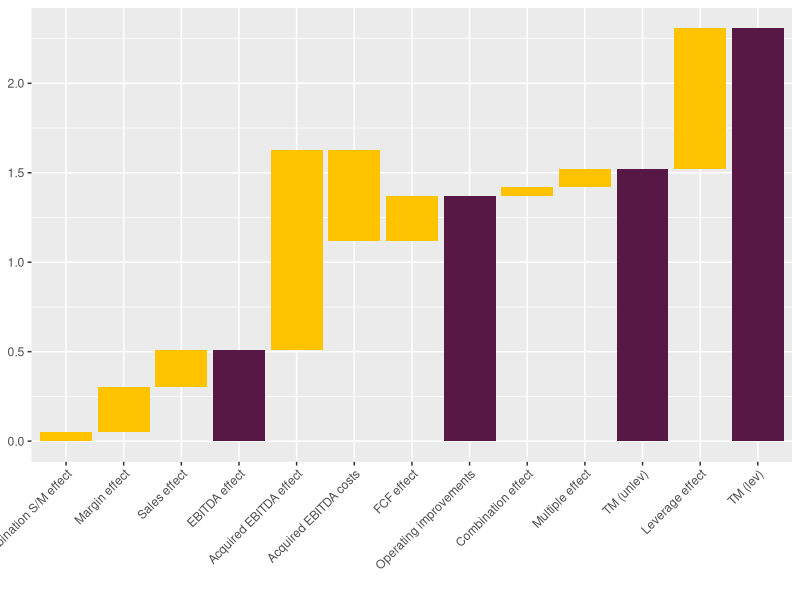
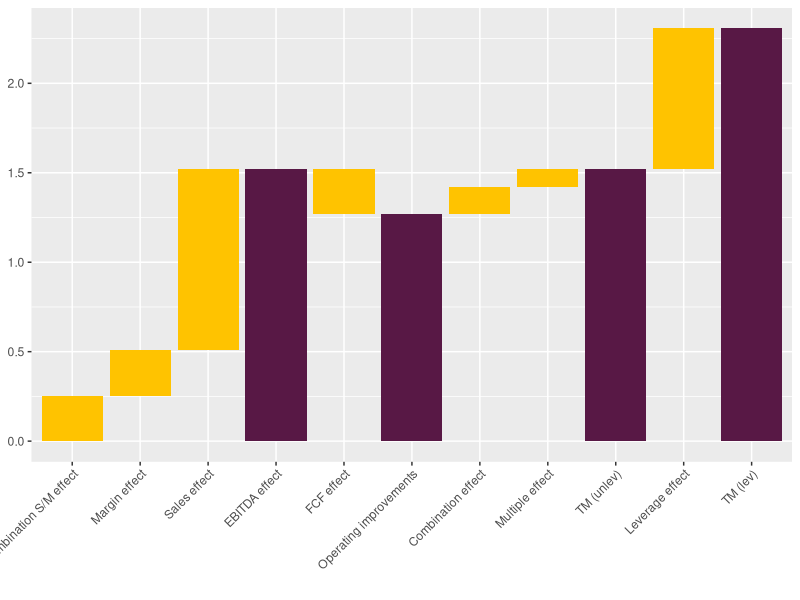

Generate these figures, in order, with R:
## ---- chunk 1
knitr::opts_chunk$set(echo = FALSE)
library(knitr)
library(kableExtra)
library(data.table)
library(ggplot2)
## ---- chunk 2
#' Calculate the value creation bridge for a PE investment, splitting it up in leverage, multiple and EBITDA effect.
#' The EBITDA effect is further split in an organic and inorganic part.
#'
#' The function creates the value creation for LBOs; detailed explanation about methodology can be found in Puche (2016) and Pindur (2007).
#' The split-up of the total proceeds (which are net of invested cost, i.e. the net capital gain) in multiple effect, EBITDA effect,
#' combination effect and FCF effect is straightforward and best explained
#' in Pindur (2007). Pindur then scales everything simply by dividing by the total proceeds so that everything adds to 1.
#'
#' In addition, Puche (2016, see footnote 23) focuses on the multiple, which is partly a result of leverage; hence, he
#' unlevers first the multiple and the difference between the levered and unlevered mutiple is the multiple effect.
#'
#'@param .startEquity numeric; equity valuation at start date of the observation period (typically at entry), i.e. EV minus the debt at start point.
#'                    Careful: if fund does not acquire 100 per cent of equity, you have to scale the fund's investment up.
#'@param .endEquity numeric; equity valuation at end date of observation period.
#'@param .startDebt numeric; debt at start date.
#'@param .endDebt numeric; debt at end date.
#'@param .startRev numeric; revenue at start date.
#'@param .endRev numeric; revenue at end date.
#'@param .startEBITDA numeric; EBITDA at start date.
#'@param .endEBITDA numeric; EBITDA at end date. As you model the acquired EBITDA separately, this is now only the organic EBITDA.
#'@param .acqEBITDA numeric; EBITDA acquired during ownership.
#'@param .acqCosts numeric; total costs for acquiring EBITDA during ownership. Note: these could also be modeled in \code{.interimCC} or 
#'        change in net debt, but goal is to make it visible.
#'@param .interimCC numeric; interim additional equity investments. Careful with scaling, should be 100 per cent of equity.
#'@param .interimDist numeric; interim distributions to equity from investments. Careful with scaling, should be 100  per cent of equity.
#'@param .interimIntRate numeric; the interest rate during the holding period for that specific deal. 
#'@param .holdingPeriod numeric; holding period (in years) from start to end date of the observation.
#'@return List including the following: 1) A vector with the levered and unlevered multiple (TM_lev and TM_unlev), 
#'        the overall gain / (loss) on the deal, and 
#'        the leverage effect, which is the difference between TM_lev and TM_unlev; it then includes the different effects (FCF, EBITDA, etc.) 
#'        that explain the gain. Important: those effects are shown in absolute numbers. 2) A data.table with the relevant input parameters. 
#'        3) A data.table with the relevant results.
#'@export
#'
#'@references
#' Puche (2016): Essays on Value Creation and its Determinants in Private Equity, Dissertation, p. 29ff
#' Pindur (2007): Value Creation in Successful LBOs, Dissertation, p. 69ff
#'
#'@examples
#' ##### Use numerical example from Puche (2016, Table 2-1); adjusted for acquired EBITDA
#' list_results_update <- value_creation_LBO(.startEquity         = 50,
#'                    .endEquity           = 135,
#'                    .startDebt           = 50,
#'                    .endDebt             = 30,
#'                    .startRev            = 100,
#'                    .endRev              = 120,
#'                    .startEBITDA         = 10,
#'                    .endEBITDA           = 15,
#'                    .acqEBITDA           = 5,
#'                    .acqCosts,           = 25,
#'                    .interimCC           = 15,
#'                    .interimDist         = 20,
#'                    .interimIntRate      = 0.09,
#'                    .holdingPeriod       = 4)
value_creation_LBO_update <- function(.startEquity, .endEquity, .startDebt, .endDebt, .startRev, .endRev, .startEBITDA, .endEBITDA,
                               .acqEBITDA=0, .acqCosts=0,
                               .interimCC, .interimDist, .interimIntRate, .holdingPeriod) {
  
  ### Calculations of additional inputs
  startEV <- .startEquity + .startDebt
  endEV   <- .endEquity   + .endDebt + .acqCosts
  startEV_EBITDA_mult <- startEV/.startEBITDA
  endEV_EBITDA_mult   <- endEV/(.endEBITDA + .acqEBITDA)
  costDebt <- (1+.interimIntRate)^.holdingPeriod - 1
  invCapital <- .startEquity + .interimCC
  deltaEquity <- .endEquity - .startEquity
  gain <- deltaEquity + .interimDist - .interimCC
  avgDebtEquity <- (.startDebt/.startEquity + (.endDebt + .acqCosts)/.endEquity)/2 #TODO: Understand why you need the average here
  startMargin <- .startEBITDA/.startRev
  endMargin   <- .endEBITDA/.endRev
  
  ### Calculations of output
  TM_lev                  <- gain/invCapital
  TM_unlev                <- (TM_lev + costDebt * avgDebtEquity)/(1 + avgDebtEquity)
  lev_effect              <- TM_lev - TM_unlev
  mult_effect             <- .startEBITDA * (endEV_EBITDA_mult - startEV_EBITDA_mult)
  mult_EBITDA_comb_effect <- (.endEBITDA - .startEBITDA) * (endEV_EBITDA_mult - startEV_EBITDA_mult)
  FCF_effect              <- -(.endDebt - .startDebt) + .interimDist - .interimCC
  EBITDA_effect           <- (.endEBITDA - .startEBITDA) * startEV_EBITDA_mult
  Acq_EBITDA_effect       <- .acqEBITDA * endEV_EBITDA_mult
  Rev_effect              <- (.endRev - .startRev) * startMargin * startEV_EBITDA_mult
  margin_effect           <- (endMargin - startMargin) * .startRev  * startEV_EBITDA_mult
  SM_comb_effect          <- (.endRev - .startRev) * (endMargin - startMargin) * startEV_EBITDA_mult
  
  vec_results <-c(TM_lev                  = TM_lev,
                  TM_unlev                = TM_unlev,
                  gain                    = gain,
                  lev_effect              = lev_effect,
                  mult_effect             = mult_effect,
                  mult_EBITDA_comb_effect = mult_EBITDA_comb_effect,
                  EBITDA_effect           = EBITDA_effect,
                  FCF_effect              = FCF_effect,
                  Rev_effect              = Rev_effect,
                  margin_effect           = margin_effect,
                  SM_comb_effect          = SM_comb_effect,
                  startEV_EBITDA_mult     = startEV_EBITDA_mult,
                  endEV_EBITDA_mult       = endEV_EBITDA_mult,
                  startEV                 = startEV,
                  endEV                   = endEV,
                  totalInv                = .startEquity + .interimCC,
                  TM_mult                 = mult_effect/abs(gain) * abs(TM_unlev),
                  TM_mult_EBITDA_comb     = mult_EBITDA_comb_effect/abs(gain) * abs(TM_unlev),
                  TM_EBITDA               = EBITDA_effect/abs(gain) * abs(TM_unlev),
                  TM_FCF                  = FCF_effect/abs(gain) * abs(TM_unlev),
                  TM_Rev                  = Rev_effect/abs(gain) * abs(TM_unlev),
                  TM_margin               = margin_effect/abs(gain) * abs(TM_unlev),
                  TM_SM_comb              = SM_comb_effect/abs(gain) * abs(TM_unlev),
                  Acq_EBITDA_effect       = Acq_EBITDA_effect,
                  Acq_Costs_effect        = -.acqCosts,
                  TM_Acq_EBITDA           = Acq_EBITDA_effect/abs(gain) * abs(TM_unlev),
                  TM_Acq_Costs            = -.acqCosts/abs(gain) * abs(TM_unlev))
  
  print_table_inputs <- data.table(
    Item  = c("Revenue", "EBITDA", "Equity", "Net Debt", "EV", "EV/EBITDA", "CC", "Dist",
              "Holding period", "Interest rate p.a.",  "Avg debt/equity ratio", "Cost of debt"),
    Entry = c(.startRev, .startEBITDA, .startEquity, .startDebt, startEV, startEV_EBITDA_mult,
              rep(NA, 6)),
    Interim = c(NA, .acqEBITDA, NA, .acqCosts, NA, NA, .interimCC, .interimDist, 
                .holdingPeriod, .interimIntRate, avgDebtEquity, costDebt),
    Exit    = c(.endRev, .endEBITDA, .endEquity, .endDebt, endEV, endEV_EBITDA_mult, rep(NA, 6))
  )
  
  print_table_outputs <- data.table(
    Item  = c("TM (levered)", 
              "Gain / TM (unlevered)",
              "FCF",
              "Comb. multiple / EBITDA",
              "Multiple",
              "Acquired EBITDA",
              "Costs acquired EBITDA",
              "EBITDA",
              "Comb. revenue/margin",
              "Revenue",
              "Margin"),
    Absolute = c(NA, vec_results[c(3,8,6,5,24,25,7,11,9,10)]),
    TM       = c(vec_results[c(1,2,20,18,17,26,27,19,23,21,22)])
  )
  
  
  ### Output
  return(list(vec_results         = vec_results,
              print_table_inputs  = print_table_inputs,
              print_table_outputs = print_table_outputs))
  
}
## ---- chunk 3
#' Wrapper function for ggplot to plot value bridge for function \code{\link{value_creation_LBO_update}},
#' adjusted for accquired EBITDA.
#'
#' @param .list_value_creation_LBO list; output from function \code{\link{value_creation_LBO_update}}.
#' @return ggplot2 bar plot that shows the value creation bridge.
#'
#' @import ggplot2
#' @export
#'
#' @references
#' \url{https://learnr.wordpress.com/2010/05/10/ggplot2-waterfall-charts/}
plot_value_bridge_update <- function(.vec_value_creation_LBO, .fillColors = c("#FFC300", "#581845")) {
  
  #Calculate inbetween multiples
  mult_OpImpr <- .vec_value_creation_LBO["TM_unlev"] - .vec_value_creation_LBO["TM_mult"] - .vec_value_creation_LBO["TM_mult_EBITDA_comb"]
  
  strDesc <- c("Combination S/M effect", "Margin effect", "Sales effect", "EBITDA effect","Acquired EBITDA effect",
               "Acquired EBITDA costs",  "FCF effect", "Operating improvements",
               "Combination effect", "Multiple effect", "TM (unlev)", "Leverage effect", "TM (lev)")
  
  plotDF <- data.frame(Desc  = factor(strDesc, levels = strDesc),
                       Type  = c("Bridge", "Bridge", "Bridge", "Full",  "Bridge", "Bridge", "Bridge", "Full", 
                                 "Bridge", "Bridge", "Full", "Bridge", "Full"),
                       Start = c(0,
                                 .vec_value_creation_LBO["TM_SM_comb"], 
                                 .vec_value_creation_LBO["TM_SM_comb"] + .vec_value_creation_LBO["TM_margin"], 
                                 0,
                                 .vec_value_creation_LBO["TM_EBITDA"], 
                                 .vec_value_creation_LBO["TM_EBITDA"] + .vec_value_creation_LBO["TM_Acq_EBITDA"],
                                 .vec_value_creation_LBO["TM_EBITDA"] + .vec_value_creation_LBO["TM_Acq_EBITDA"] + 
                                                                        .vec_value_creation_LBO["TM_Acq_Costs"],
                                 0,
                                 mult_OpImpr,
                                 mult_OpImpr + .vec_value_creation_LBO["TM_mult_EBITDA_comb"], 
                                 0,
                                 .vec_value_creation_LBO[["TM_unlev"]],
                                 0),
                       End   = c(.vec_value_creation_LBO["TM_SM_comb"],
                                 .vec_value_creation_LBO["TM_SM_comb"] + .vec_value_creation_LBO["TM_margin"],
                                 .vec_value_creation_LBO["TM_EBITDA"],
                                 .vec_value_creation_LBO["TM_EBITDA"],
                                 .vec_value_creation_LBO["TM_EBITDA"] + .vec_value_creation_LBO["TM_Acq_EBITDA"],
                                 .vec_value_creation_LBO["TM_EBITDA"] + .vec_value_creation_LBO["TM_Acq_EBITDA"] + 
                                                                        .vec_value_creation_LBO["TM_Acq_Costs"],
                                 mult_OpImpr,
                                 mult_OpImpr,
                                 mult_OpImpr + .vec_value_creation_LBO["TM_mult_EBITDA_comb"],
                                 .vec_value_creation_LBO[["TM_unlev"]],
                                 .vec_value_creation_LBO[["TM_unlev"]],
                                 .vec_value_creation_LBO[["TM_lev"]],
                                 .vec_value_creation_LBO[["TM_lev"]]))
  plotDF$Amount <- plotDF$End - plotDF$Start
  plotDF$ID <- 1:nrow(plotDF)
  
  #https://stackoverflow.com/questions/50688764/r-ggplot2-ignoring-unknown-aesthetics-with-geom-rect
  suppressWarnings(ggplot(plotDF, aes(x=Desc, fill = Type)) +
                     scale_fill_manual(values = .fillColors) +
                     geom_rect(aes(x=Desc, xmin = ID - 0.45, xmax = ID + 0.45, ymin = Start, ymax = End)) +
                     xlab("") +
                     theme(legend.position = "none", axis.text.x = element_text(angle = 45, hjust = 1)))
  
}

## ---- chunk 4
##### Use numerical example from Puche (2016, Table 2-1), updated for acquired EBITDA
acqEBITDA <- 10
acqCosts  <- 50
list_results <- value_creation_LBO_update(.startEquity = 50,
                   .endEquity           = 135 + acqEBITDA*11 - acqCosts, #Add additional value created by add-ons to exit equity
                   .startDebt           = 50,
                   .endDebt             = 30,
                   .startRev            = 100,
                   .endRev              = 120,
                   .startEBITDA         = 10,
                   .endEBITDA           = 15,
                   .acqEBITDA           = acqEBITDA,
                   .acqCosts            = acqCosts,
                   .interimCC           = 15,
                   .interimDist         = 20,
                   .interimIntRate      = 0.09,
                   .holdingPeriod       = 4)
kbl(list_results$print_table_inputs,
    caption="Inputs of value creation analysis of Puche's example; adjusted for acquired EBITDA with multiple expansion") %>%
  kable_classic(full_width = FALSE)
## ---- chunk 5
kbl(list_results$print_table_outputs,
    caption="Results of value creation analysis of Puche's example; adjusted for acquired EBITDA with multiple expansion") %>%
  kable_classic(full_width = FALSE)
plot_value_bridge_update(list_results$vec_results)
## ---- chunk 6
#' Calculate the value creation bridge for a PE investment, splitting it up in leverage, multiple and EBITDA effect
#'
#' The function creates the value creation for LBOs; detailed explanation about methodology can be found in Puche (2016) and Pindur (2007).
#' The split-up of the total proceeds (which are net of invested cost, i.e. the net capital gain) in multiple effect, EBITDA effect,
#' combination effect and FCF effect is straightforward and best explained
#' in Pindur (2007). Pindur then scales everything simply by dividing by the total proceeds so that everything adds to 1.
#'
#' In addition, Puche (2016, see footnote 23) focuses on the multiple, which is partly a result of leverage; hence, he
#' unlevers first the multiple and the difference between the levered and unlevered mutiple is the multiple effect.
#'
#'@param .startEquity numeric; equity valuation at start date of the observation period (typically at entry), i.e. EV minus the debt at start point.
#'                    Careful: if fund does not acquire 100 per cent of equity, you have to scale the fund's investment up.
#'@param .endEquity numeric; equity valuation at end date of observation period.
#'@param .startDebt numeric; debt at start date.
#'@param .endDebt numeric; debt at end date.
#'@param .startRev numeric; revenue at start date.
#'@param .endRev numeric; revenue at end date.
#'@param .startEBITDA numeric; EBITDA at start date.
#'@param .endEBITDA numeric; EBITDA at end date.
#'@param .interimCC numeric; interim additional equity investments. Careful with scaling, should be 100 per cent of equity.
#'@param .interimDist numeric; interim distributions to equity from investments. Careful with scaling, should be 100  per cent of equity.
#'@param .interimIntRate numeric; the interest rate during the holding period for that specific deal. 
#'@param .holdingPeriod numeric; holding period (in years) from start to end date of the observation.
#'@return List including the following: 1) A vector with the levered and unlevered multiple (TM_lev and TM_unlev), 
#'        the overall gain / (loss) on the deal, and 
#'        the leverage effect, which is the difference between TM_lev and TM_unlev; it then includes the different effects (FCF, EBITDA, etc.) 
#'        that explain the gain. Important: those effects are shown in absolute numbers. 2) A data.table with the relevant input parameters. 
#'        3) A data.table with the relevant results.
#'@export
#'
#'@references
#' Puche (2016): Essays on Value Creation and its Determinants in Private Equity, Dissertation, p. 29ff
#' Pindur (2007): Value Creation in Successful LBOs, Dissertation, p. 69ff
#'
#'@examples
#' ##### Use numerical example from Puche (2016, Table 2-1)
#' list_results <- value_creation_LBO(.startEquity         = 50,
#'                    .endEquity           = 135,
#'                    .startDebt           = 50,
#'                    .endDebt             = 30,
#'                    .startRev            = 100,
#'                    .endRev              = 120,
#'                    .startEBITDA         = 10,
#'                    .endEBITDA           = 15,
#'                    .interimCC           = 15,
#'                    .interimDist         = 20,
#'                    .interimIntRate      = 0.09,
#'                    .holdingPeriod       = 4)
value_creation_LBO <- function(.startEquity, .endEquity, .startDebt, .endDebt, .startRev, .endRev, .startEBITDA, .endEBITDA,
                               .interimCC, .interimDist, .interimIntRate, .holdingPeriod) {

  ### Calculations of additional inputs
  startEV <- .startEquity + .startDebt
  endEV   <- .endEquity   + .endDebt
  startEV_EBITDA_mult <- startEV/.startEBITDA
  endEV_EBITDA_mult   <- endEV/.endEBITDA
  costDebt <- (1+.interimIntRate)^.holdingPeriod - 1
  invCapital <- .startEquity + .interimCC
  deltaEquity <- .endEquity - .startEquity
  gain <- deltaEquity + .interimDist - .interimCC
  avgDebtEquity <- (.startDebt/.startEquity + .endDebt/.endEquity)/2 #TODO: Understand why you need the average here
  startMargin <- .startEBITDA/.startRev
  endMargin   <- .endEBITDA/.endRev

  ### Calculations of output
  TM_lev                  <- gain/invCapital
  TM_unlev                <- (TM_lev + costDebt * avgDebtEquity)/(1 + avgDebtEquity)
  lev_effect              <- TM_lev - TM_unlev
  mult_effect             <- .startEBITDA * (endEV_EBITDA_mult - startEV_EBITDA_mult)
  mult_EBITDA_comb_effect <- (.endEBITDA - .startEBITDA) * (endEV_EBITDA_mult - startEV_EBITDA_mult)
  FCF_effect              <- -(.endDebt - .startDebt) + .interimDist - .interimCC
  EBITDA_effect           <- (.endEBITDA - .startEBITDA) * startEV_EBITDA_mult
  Rev_effect              <- (.endRev - .startRev) * startMargin * startEV_EBITDA_mult
  margin_effect           <- (endMargin - startMargin) * .startRev  * startEV_EBITDA_mult
  SM_comb_effect          <- (.endRev - .startRev) * (endMargin - startMargin) * startEV_EBITDA_mult

  vec_results <-c(TM_lev                  = TM_lev,
                  TM_unlev                = TM_unlev,
                  gain                    = gain,
                  lev_effect              = lev_effect,
                  mult_effect             = mult_effect,
                  mult_EBITDA_comb_effect = mult_EBITDA_comb_effect,
                  EBITDA_effect           = EBITDA_effect,
                  FCF_effect              = FCF_effect,
                  Rev_effect              = Rev_effect,
                  margin_effect           = margin_effect,
                  SM_comb_effect          = SM_comb_effect,
                  startEV_EBITDA_mult     = startEV_EBITDA_mult,
                  endEV_EBITDA_mult       = endEV_EBITDA_mult,
                  startEV                 = startEV,
                  endEV                   = endEV,
                  totalInv                = .startEquity + .interimCC,
                  TM_mult                 = mult_effect/abs(gain) * abs(TM_unlev),
                  TM_mult_EBITDA_comb     = mult_EBITDA_comb_effect/abs(gain) * abs(TM_unlev),
                  TM_EBITDA               = EBITDA_effect/abs(gain) * abs(TM_unlev),
                  TM_FCF                  = FCF_effect/abs(gain) * abs(TM_unlev),
                  TM_Rev                  = Rev_effect/abs(gain) * abs(TM_unlev),
                  TM_margin               = margin_effect/abs(gain) * abs(TM_unlev),
                  TM_SM_comb              = SM_comb_effect/abs(gain) * abs(TM_unlev))
  
    print_table_inputs <- data.table(
     Item  = c("Revenue", "EBITDA", "Equity", "Net Debt", "EV", "EV/EBITDA", "CC", "Dist",
               "Holding period", "Interest rate p.a.",  "Avg debt/equity ratio", "Cost of debt"),
     Entry = c(.startRev, .startEBITDA, .startEquity, .startDebt, startEV, startEV_EBITDA_mult,
               rep(NA, 6)),
     Interim = c(rep(NA, 6), .interimCC, .interimDist, 
                 .holdingPeriod, .interimIntRate, avgDebtEquity, costDebt),
     Exit    = c(.endRev, .endEBITDA, .endEquity, .endDebt, endEV, endEV_EBITDA_mult, rep(NA, 6))
  )
  
  print_table_outputs <- data.table(
     Item  = c("TM (levered)", 
               "Gain / TM (unlevered)",
               "FCF",
               "Comb. multiple / EBITDA",
               "Multiple",
               "EBITDA",
               "Comb. revenue/margin",
               "Revenue",
               "Margin"),
     Absolute = c(NA, vec_results[c(3,8,6,5,7,11,9,10)]),
     TM       = c(vec_results[c(1,2,20,18,17,19,23,21,22)])
  )
  
  
  ### Output
  return(list(vec_results         = vec_results,
              print_table_inputs  = print_table_inputs,
              print_table_outputs = print_table_outputs))

}
## ---- chunk 7
#' Wrapper function for ggplot to plot value bridge for function \code{\link{value_creation_LBO}}
#'
#' @param .list_value_creation_LBO list; output from function \code{\link{value_creation_LBO}}.
#' @return ggplot2 bar plot that shows the value creation bridge.
#'
#' @import ggplot2
#' @export
#'
#' @references
#' \url{https://learnr.wordpress.com/2010/05/10/ggplot2-waterfall-charts/}
#'
#' @examples
#' #### Puche example
#' plotValueBridge(value_creation_LBO(
#'                    .startEquity         = 50,
#'                    .endEquity           = 135,
#'                    .startDebt           = 50,
#'                    .endDebt             = 30,
#'                    .startRev            = 100,
#'                    .endRev              = 120,
#'                    .startEBITDA         = 10,
#'                    .endEBITDA           = 15,
#'                    .interimCC           = 15,
#'                    .interimDist         = 20,
#'                    .interimIntRate      = 0.09,
#'                    .holdingPeriod       = 4)$vec_results)
#' #### How does it look with negative multiples
#' plotValueBridge(value_creation_LBO(.startEquity         = 50,
#'                    .endEquity           = 60,
#'                    .startDebt           = 50,
#'                    .endDebt             = 30,
#'                    .startRev            = 100,
#'                    .endRev              = 80,
#'                    .startEBITDA         = 10,
#'                    .endEBITDA           = 6,
#'                    .interimCC           = 5,
#'                    .interimDist         = 0,
#'                    .interimIntRate      = 0.09,
#'                    .holdingPeriod       = 4)$vec_results)
#' #### Yet another example
#' plotValueBridge(value_creation_LBO(.startEquity         = 37.333,
#'                    .endEquity           = 50.67,
#'                    .startDebt           = 7.1,
#'                    .endDebt             = 0.7,
#'                    .startRev            = 91,
#'                    .endRev              = 117.3,
#'                    .startEBITDA         = 7.7,
#'                    .endEBITDA           = 10.9,
#'                    .interimCC           = 0,
#'                    .interimDist         = 1.44,
#'                    .interimIntRate      = 0.09,
#'                    .holdingPeriod       = 2)$vec_results)
#' ##### Next example where multiple is increased because the business is struggling and GP wants to moderate decrease in valuation
#' plotValueBridge(value_creation_LBO(.startEquity         = 19.13,
#'                    .endEquity           = 12.05,
#'                    .startDebt           = 0.8,
#'                    .endDebt             = 4.53,
#'                    .startRev            = 87.12,
#'                    .endRev              = 58.98,
#'                    .startEBITDA         = 5.54,
#'                    .endEBITDA           = 3.93,
#'                    .interimCC           = 0,
#'                    .interimDist         = 0,
#'                    .interimIntRate      = 0.09,
#'                    .holdingPeriod       = 2)$vec_results)
plot_value_bridge <- function(.vec_value_creation_LBO, .fillColors = c("#FFC300", "#581845")) {

  #Calculate inbetween multiples
  mult_OpImpr <- .vec_value_creation_LBO["TM_unlev"] - .vec_value_creation_LBO["TM_mult"] - .vec_value_creation_LBO["TM_mult_EBITDA_comb"]

  strDesc <- c("Combination S/M effect", "Margin effect", "Sales effect", "EBITDA effect", "FCF effect", "Operating improvements",
               "Combination effect", "Multiple effect", "TM (unlev)", "Leverage effect", "TM (lev)")

  plotDF <- data.frame(Desc  = factor(strDesc, levels = strDesc),
                       Type  = c("Bridge", "Bridge", "Bridge", "Full", "Bridge", "Full", "Bridge", "Bridge", "Full", "Bridge", "Full"),
                       Start = c(0,
                                 .vec_value_creation_LBO["TM_SM_comb"], 
                                 .vec_value_creation_LBO["TM_SM_comb"] + .vec_value_creation_LBO["TM_margin"], 
                                 0,
                                 .vec_value_creation_LBO["TM_EBITDA"], 
                                 0,
                                 mult_OpImpr,
                                 mult_OpImpr + .vec_value_creation_LBO["TM_mult_EBITDA_comb"], 
                                 0,
                                 .vec_value_creation_LBO[["TM_unlev"]],
                                 0),
                       End   = c(.vec_value_creation_LBO["TM_SM_comb"],
                                 .vec_value_creation_LBO["TM_SM_comb"] + .vec_value_creation_LBO["TM_margin"],
                                 .vec_value_creation_LBO["TM_EBITDA"],
                                 .vec_value_creation_LBO["TM_EBITDA"],
                                 mult_OpImpr,
                                 mult_OpImpr,
                                 mult_OpImpr + .vec_value_creation_LBO["TM_mult_EBITDA_comb"],
                                 .vec_value_creation_LBO[["TM_unlev"]],
                                 .vec_value_creation_LBO[["TM_unlev"]],
                                 .vec_value_creation_LBO[["TM_lev"]],
                                 .vec_value_creation_LBO[["TM_lev"]]))
  plotDF$Amount <- plotDF$End - plotDF$Start
  plotDF$ID <- 1:nrow(plotDF)

  #https://stackoverflow.com/questions/50688764/r-ggplot2-ignoring-unknown-aesthetics-with-geom-rect
  suppressWarnings(ggplot(plotDF, aes(x=Desc, fill = Type)) +
                     scale_fill_manual(values = .fillColors) +
                     geom_rect(aes(x=Desc, xmin = ID - 0.45, xmax = ID + 0.45, ymin = Start, ymax = End)) +
                     xlab("") +
                     theme(legend.position = "none", axis.text.x = element_text(angle = 45, hjust = 1)))

}

## ---- chunk 8
list_results <- value_creation_LBO(.startEquity = 50,
                   .endEquity           = 135 + acqEBITDA*11 - acqCosts, #Add additional value created by add-ons to exit equity
                   .startDebt           = 50,
                   .endDebt             = 30 + acqCosts,
                   .startRev            = 100,
                   .endRev              = 120 + acqEBITDA/(15/120), #I assume the acquired EBITDA has the same margin as the platform
                   .startEBITDA         = 10,
                   .endEBITDA           = 15 + acqEBITDA,
                   .interimCC           = 15,
                   .interimDist         = 20,
                   .interimIntRate      = 0.09,
                   .holdingPeriod       = 4)
plot_value_bridge(list_results$vec_results)
